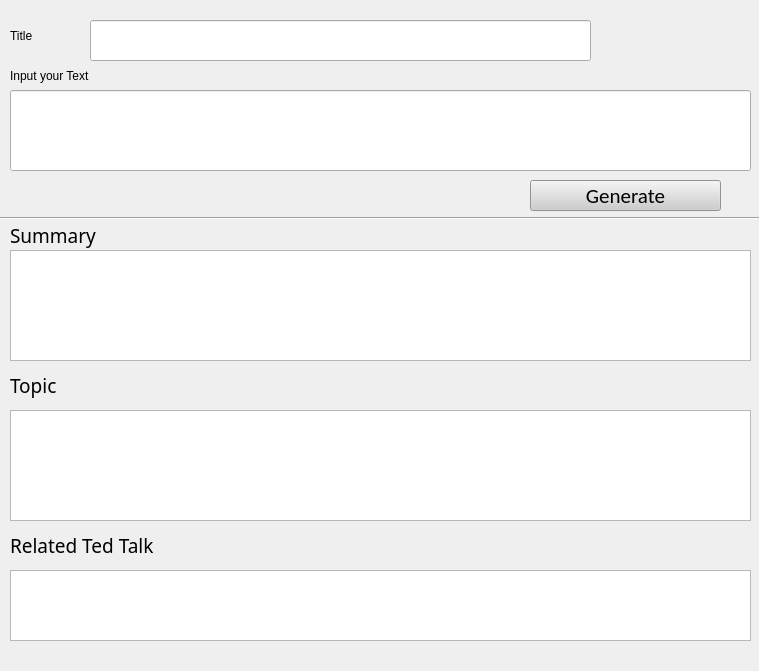
<?xml version="1.0" encoding="UTF-8"?>
<ui version="4.0">
 <class>Form</class>
 <widget class="QWidget" name="Form">
  <property name="geometry">
   <rect>
    <x>0</x>
    <y>0</y>
    <width>759</width>
    <height>671</height>
   </rect>
  </property>
  <property name="windowTitle">
   <string>Form</string>
  </property>
  <widget class="QLineEdit" name="InputText">
   <property name="geometry">
    <rect>
     <x>10</x>
     <y>90</y>
     <width>741</width>
     <height>81</height>
    </rect>
   </property>
   <property name="font">
    <font>
     <family>Calibri</family>
     <pointsize>14</pointsize>
     <weight>9</weight>
     <italic>false</italic>
     <bold>false</bold>
    </font>
   </property>
   <property name="cursor">
    <cursorShape>BusyCursor</cursorShape>
   </property>
   <property name="styleSheet">
    <string notr="true">font: 75 14pt &quot;Calibri&quot;;</string>
   </property>
   <property name="text">
    <string/>
   </property>
   <property name="maxLength">
    <number>1999999999</number>
   </property>
   <property name="clearButtonEnabled">
    <bool>true</bool>
   </property>
  </widget>
  <widget class="QLabel" name="Inputlabel">
   <property name="geometry">
    <rect>
     <x>10</x>
     <y>60</y>
     <width>321</width>
     <height>31</height>
    </rect>
   </property>
   <property name="styleSheet">
    <string notr="true">font: 75 14pt &quot;Calibri Light&quot;;</string>
   </property>
   <property name="text">
    <string>Input your Text </string>
   </property>
  </widget>
  <widget class="QPushButton" name="Button">
   <property name="geometry">
    <rect>
     <x>530</x>
     <y>180</y>
     <width>191</width>
     <height>31</height>
    </rect>
   </property>
   <property name="font">
    <font>
     <family>Calibri</family>
     <pointsize>16</pointsize>
     <weight>50</weight>
     <italic>false</italic>
     <bold>false</bold>
    </font>
   </property>
   <property name="layoutDirection">
    <enum>Qt::LeftToRight</enum>
   </property>
   <property name="autoFillBackground">
    <bool>false</bool>
   </property>
   <property name="styleSheet">
    <string notr="true">font: 16pt &quot;Calibri&quot;;
gridline-color: rgb(44, 255, 75);
background-color: rgb(205, 205, 205);</string>
   </property>
   <property name="text">
    <string>Generate</string>
   </property>
  </widget>
  <widget class="QLabel" name="Summaryoutputtag">
   <property name="geometry">
    <rect>
     <x>10</x>
     <y>220</y>
     <width>231</width>
     <height>31</height>
    </rect>
   </property>
   <property name="font">
    <font>
     <family>Calibri Light</family>
     <pointsize>14</pointsize>
     <weight>9</weight>
     <italic>false</italic>
     <bold>false</bold>
    </font>
   </property>
   <property name="styleSheet">
    <string notr="true">font: 75 14pt &quot;Calibri Light&quot;;</string>
   </property>
   <property name="text">
    <string>Summary</string>
   </property>
  </widget>
  <widget class="Line" name="line_2">
   <property name="geometry">
    <rect>
     <x>-10</x>
     <y>210</y>
     <width>781</width>
     <height>16</height>
    </rect>
   </property>
   <property name="orientation">
    <enum>Qt::Horizontal</enum>
   </property>
  </widget>
  <widget class="QLabel" name="Tag">
   <property name="geometry">
    <rect>
     <x>10</x>
     <y>370</y>
     <width>81</width>
     <height>31</height>
    </rect>
   </property>
   <property name="font">
    <font>
     <family>Calibri Light</family>
     <pointsize>14</pointsize>
     <weight>50</weight>
     <italic>false</italic>
     <bold>false</bold>
    </font>
   </property>
   <property name="styleSheet">
    <string notr="true">font: 14pt &quot;Calibri Light&quot;;、</string>
   </property>
   <property name="text">
    <string>Topic</string>
   </property>
  </widget>
  <widget class="QLabel" name="Tag_2">
   <property name="geometry">
    <rect>
     <x>10</x>
     <y>530</y>
     <width>201</width>
     <height>31</height>
    </rect>
   </property>
   <property name="font">
    <font>
     <family>Calibri Light</family>
     <pointsize>14</pointsize>
     <weight>50</weight>
     <italic>false</italic>
     <bold>false</bold>
    </font>
   </property>
   <property name="styleSheet">
    <string notr="true">font: 14pt &quot;Calibri Light&quot;;、</string>
   </property>
   <property name="text">
    <string>Related Ted Talk</string>
   </property>
  </widget>
  <widget class="QTextBrowser" name="output2">
   <property name="geometry">
    <rect>
     <x>10</x>
     <y>570</y>
     <width>741</width>
     <height>71</height>
    </rect>
   </property>
   <property name="font">
    <font>
     <pointsize>10</pointsize>
    </font>
   </property>
   <property name="html">
    <string>&lt;!DOCTYPE HTML PUBLIC &quot;-//W3C//DTD HTML 4.0//EN&quot; &quot;http://www.w3.org/TR/REC-html40/strict.dtd&quot;&gt;
&lt;html&gt;&lt;head&gt;&lt;meta name=&quot;qrichtext&quot; content=&quot;1&quot; /&gt;&lt;style type=&quot;text/css&quot;&gt;
p, li { white-space: pre-wrap; }
&lt;/style&gt;&lt;/head&gt;&lt;body style=&quot; font-family:'MS Shell Dlg 2'; font-size:10pt; font-weight:400; font-style:normal;&quot;&gt;
&lt;p style=&quot;-qt-paragraph-type:empty; margin-top:0px; margin-bottom:0px; margin-left:0px; margin-right:0px; -qt-block-indent:0; text-indent:0px; font-size:8pt;&quot;&gt;&lt;br /&gt;&lt;/p&gt;&lt;/body&gt;&lt;/html&gt;</string>
   </property>
  </widget>
  <widget class="QTextBrowser" name="SummaryOutput">
   <property name="geometry">
    <rect>
     <x>10</x>
     <y>250</y>
     <width>741</width>
     <height>111</height>
    </rect>
   </property>
   <property name="font">
    <font>
     <pointsize>10</pointsize>
    </font>
   </property>
   <property name="html">
    <string>&lt;!DOCTYPE HTML PUBLIC &quot;-//W3C//DTD HTML 4.0//EN&quot; &quot;http://www.w3.org/TR/REC-html40/strict.dtd&quot;&gt;
&lt;html&gt;&lt;head&gt;&lt;meta name=&quot;qrichtext&quot; content=&quot;1&quot; /&gt;&lt;style type=&quot;text/css&quot;&gt;
p, li { white-space: pre-wrap; }
&lt;/style&gt;&lt;/head&gt;&lt;body style=&quot; font-family:'MS Shell Dlg 2'; font-size:10pt; font-weight:400; font-style:normal;&quot;&gt;
&lt;p style=&quot;-qt-paragraph-type:empty; margin-top:0px; margin-bottom:0px; margin-left:0px; margin-right:0px; -qt-block-indent:0; text-indent:0px; font-size:8pt;&quot;&gt;&lt;br /&gt;&lt;/p&gt;&lt;/body&gt;&lt;/html&gt;</string>
   </property>
  </widget>
  <widget class="QLineEdit" name="InputTitle">
   <property name="geometry">
    <rect>
     <x>90</x>
     <y>20</y>
     <width>501</width>
     <height>41</height>
    </rect>
   </property>
   <property name="font">
    <font>
     <family>Calibri</family>
     <pointsize>14</pointsize>
     <weight>9</weight>
     <italic>false</italic>
     <bold>false</bold>
    </font>
   </property>
   <property name="cursor">
    <cursorShape>BusyCursor</cursorShape>
   </property>
   <property name="styleSheet">
    <string notr="true">font: 75 14pt &quot;Calibri&quot;;</string>
   </property>
   <property name="text">
    <string/>
   </property>
   <property name="maxLength">
    <number>100000000</number>
   </property>
   <property name="clearButtonEnabled">
    <bool>true</bool>
   </property>
  </widget>
  <widget class="QLabel" name="Inputlabel_2">
   <property name="geometry">
    <rect>
     <x>10</x>
     <y>20</y>
     <width>101</width>
     <height>31</height>
    </rect>
   </property>
   <property name="styleSheet">
    <string notr="true">font: 75 14pt &quot;Calibri Light&quot;;</string>
   </property>
   <property name="text">
    <string>Title</string>
   </property>
  </widget>
  <widget class="QTextBrowser" name="Tagoutput">
   <property name="geometry">
    <rect>
     <x>10</x>
     <y>410</y>
     <width>741</width>
     <height>111</height>
    </rect>
   </property>
   <property name="font">
    <font>
     <pointsize>10</pointsize>
    </font>
   </property>
   <property name="html">
    <string>&lt;!DOCTYPE HTML PUBLIC &quot;-//W3C//DTD HTML 4.0//EN&quot; &quot;http://www.w3.org/TR/REC-html40/strict.dtd&quot;&gt;
&lt;html&gt;&lt;head&gt;&lt;meta name=&quot;qrichtext&quot; content=&quot;1&quot; /&gt;&lt;style type=&quot;text/css&quot;&gt;
p, li { white-space: pre-wrap; }
&lt;/style&gt;&lt;/head&gt;&lt;body style=&quot; font-family:'MS Shell Dlg 2'; font-size:10pt; font-weight:400; font-style:normal;&quot;&gt;
&lt;p style=&quot;-qt-paragraph-type:empty; margin-top:0px; margin-bottom:0px; margin-left:0px; margin-right:0px; -qt-block-indent:0; text-indent:0px; font-size:8pt;&quot;&gt;&lt;br /&gt;&lt;/p&gt;&lt;/body&gt;&lt;/html&gt;</string>
   </property>
  </widget>
 </widget>
 <resources/>
 <connections/>
</ui>
